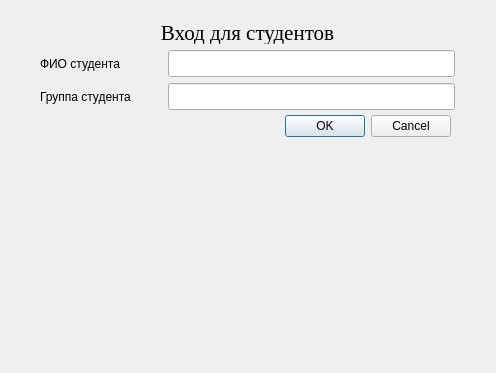
<?xml version="1.0" encoding="UTF-8"?>
<ui version="4.0">
 <class>StudentSignIn</class>
 <widget class="QDialog" name="StudentSignIn">
  <property name="geometry">
   <rect>
    <x>0</x>
    <y>0</y>
    <width>496</width>
    <height>373</height>
   </rect>
  </property>
  <property name="windowTitle">
   <string>Dialog</string>
  </property>
  <widget class="QDialogButtonBox" name="buttonBox">
   <property name="geometry">
    <rect>
     <x>110</x>
     <y>110</y>
     <width>341</width>
     <height>32</height>
    </rect>
   </property>
   <property name="orientation">
    <enum>Qt::Horizontal</enum>
   </property>
   <property name="standardButtons">
    <set>QDialogButtonBox::Cancel|QDialogButtonBox::Ok</set>
   </property>
  </widget>
  <widget class="QLineEdit" name="GroupLineEdit">
   <property name="geometry">
    <rect>
     <x>168</x>
     <y>83</y>
     <width>287</width>
     <height>27</height>
    </rect>
   </property>
   <property name="text">
    <string/>
   </property>
  </widget>
  <widget class="QLabel" name="GroupLabel">
   <property name="geometry">
    <rect>
     <x>40</x>
     <y>83</y>
     <width>122</width>
     <height>27</height>
    </rect>
   </property>
   <property name="text">
    <string>Группа студента</string>
   </property>
  </widget>
  <widget class="QLineEdit" name="SurnameLineEdit">
   <property name="geometry">
    <rect>
     <x>168</x>
     <y>50</y>
     <width>287</width>
     <height>27</height>
    </rect>
   </property>
   <property name="text">
    <string/>
   </property>
  </widget>
  <widget class="QLabel" name="Title">
   <property name="geometry">
    <rect>
     <x>40</x>
     <y>21</y>
     <width>415</width>
     <height>23</height>
    </rect>
   </property>
   <property name="font">
    <font>
     <family>Times New Roman</family>
     <pointsize>16</pointsize>
    </font>
   </property>
   <property name="text">
    <string>Вход для студентов</string>
   </property>
   <property name="alignment">
    <set>Qt::AlignCenter</set>
   </property>
  </widget>
  <widget class="QLabel" name="SurnameLabel">
   <property name="geometry">
    <rect>
     <x>40</x>
     <y>50</y>
     <width>122</width>
     <height>27</height>
    </rect>
   </property>
   <property name="text">
    <string>ФИО студента</string>
   </property>
  </widget>
 </widget>
 <resources/>
 <connections>
  <connection>
   <sender>buttonBox</sender>
   <signal>accepted()</signal>
   <receiver>StudentSignIn</receiver>
   <slot>accept()</slot>
   <hints>
    <hint type="sourcelabel">
     <x>248</x>
     <y>254</y>
    </hint>
    <hint type="destinationlabel">
     <x>157</x>
     <y>274</y>
    </hint>
   </hints>
  </connection>
  <connection>
   <sender>buttonBox</sender>
   <signal>rejected()</signal>
   <receiver>StudentSignIn</receiver>
   <slot>reject()</slot>
   <hints>
    <hint type="sourcelabel">
     <x>316</x>
     <y>260</y>
    </hint>
    <hint type="destinationlabel">
     <x>286</x>
     <y>274</y>
    </hint>
   </hints>
  </connection>
 </connections>
</ui>
